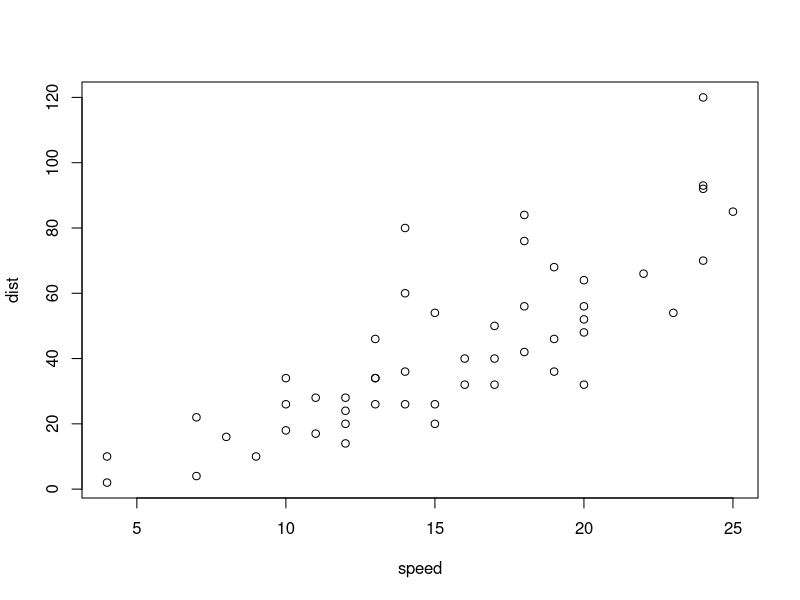
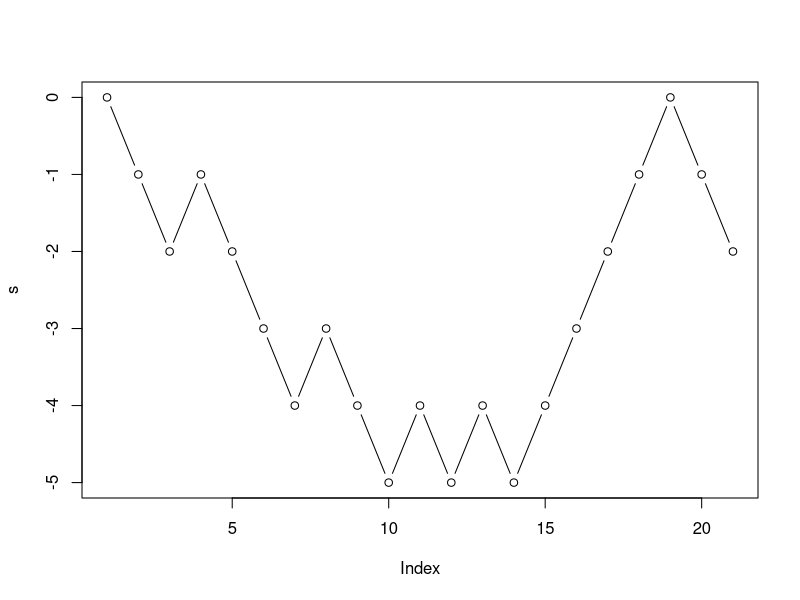
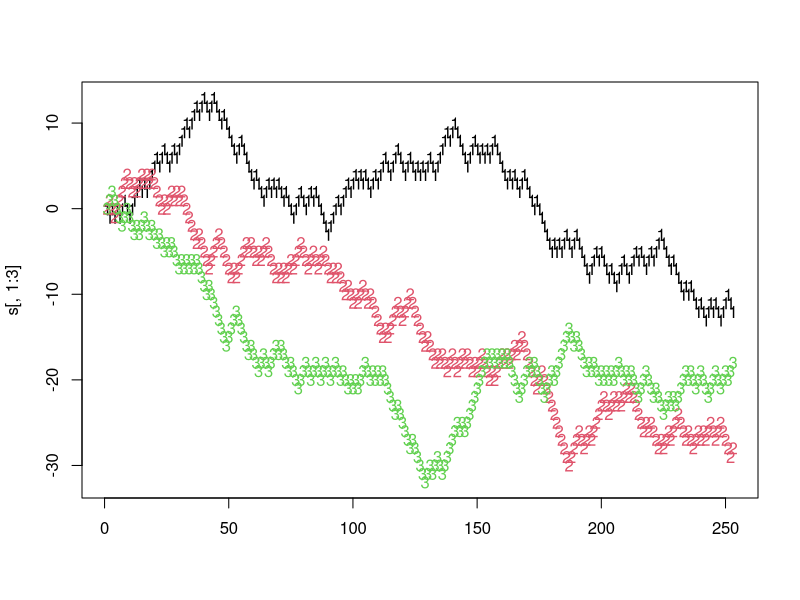
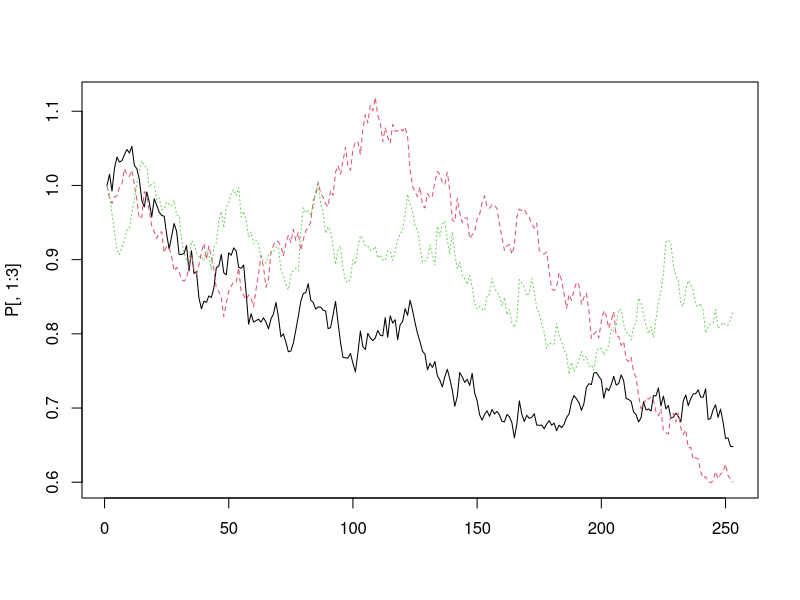

These figures' R source, in order:
## ---- chunk 1
plot(cars)
## ---- chunk 2
# lec 3
# Simple 20-Step Random Walk

p  <- 0.5;q <- 1-p;  # Set probability of "success" and "failure" 
Nt <- 20;                # Number of time steps 
Np <- 1;                 # Number of sample paths 
z  <- matrix(runif(Nt*Np),nrow=Nt)   # Generate a set of uniform random draws 
x  <- sign(p-z);         # Transform to binomial random variable +/- 1 
s  <- matrix(0,Nt+1,Np)  # Initial value for random walk. 
                         # Note that R indices start with 1,not zero. 
for (k in 1:Nt) { 
  s[k+1,] <- s[k,]+x[k,]  # New location equals previous plus a new random step 
} 

plot(s,type="b")         # Plot resulting path

## ---- chunk 3
# One-year daily walk
Nt <- 252;               # Number of trading days in a year 
Np <- 1e4;               # Reasonably large number of simulations 
z  <- matrix(runif(Nt*Np),nrow=Nt)   # Generate a set of uniform random draws 
x  <- sign(p-z);         # Transform to binomial random variable +/- 1 
s  <- matrix(0,Nt+1,Np)  # Initialize and reserve space for random paths. 
for (k in 1:Nt) { s[k+1,] <- s[k,]+x[k,]  # New location equals previous plus a new random step 
} 

matplot(s[,1:3],type="b")         # Plot a few of the resulting paths

## ---- chunk 4
sigma <- 0.3      # Set annualized volatility to 30% 
mu    <- 0.1      # Set annualized drift/return to 10% 
dt <- 1/252       # Set time step scale factor to one day, (252 trading days per year) 

z  <- matrix(rnorm(Nt*Np),nrow=Nt)  # Generate a set of standard normal random draws 
r  <- mu*dt + z*sigma*sqrt(dt)      # Draw daily return from scaled N(mu,sigma^2)

r  <- matrix(rnorm(Nt*Np, mean=mu*dt, sd=sigma*sqrt(dt)),nrow=Nt) # 1-step generation 
s  <- matrix(0,Nt+1,Np) 
for (k in 1:Nt) { 
  s[k+1,] <- s[k,]+r[k,] # prices of row k+1 (with Np number of stocks) = prices of row k + return on day r+1
  } 
P <- exp(s) 
matplot(P[,1:3],type="l") # show column 1:3 (stock1,2,3)
